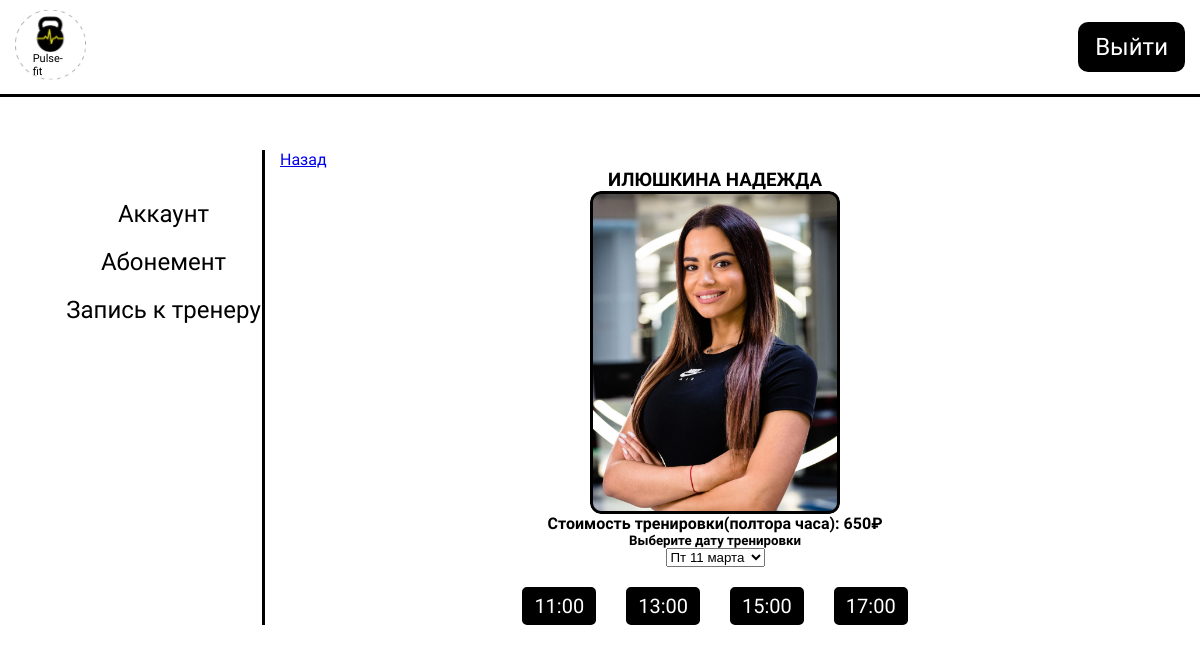
Page /coach.php on the committed database.
### tables this page shows
CREATE TABLE `coaches` (
  `id` int NOT NULL,
  `name` varchar(255) NOT NULL,
  `img` varchar(255) DEFAULT NULL,
  `price` int DEFAULT NULL
);

### helpers/query.php (called while the page is built, shortened)
<?php
function getCoachesQuery($id = null)
{
    return "SELECT * FROM coaches";
}

### coach.php (the view, shortened to what this page needs)
<?php
include './components/db.php';
include './helpers/query.php';
include './components/headerAcc.php';
$dayFromEnglishToRussian = ["Monday" => "Пн", "Tuesday" => "Вт", "Wednesday" => "Ср", "Thursday" => "Чт", "Friday" => "Пт", "Saturday" => "Сб", "Sunday" => "Вс"];
$months_name = [
    'января', 'февраля', 'марта',
    'апреля', 'мая', 'июня',
    'июля', 'августа', 'сентября',
    'октября', 'ноября', 'декабря'
];
$times = ['11:00', '13:00', '15:00', '17:00'];
$coachQuery = mysqli_query($conn, getCoachesQuery($_GET["id"]));
$resultCoaches = mysqli_fetch_assoc($coachQuery);
$dates = [];
$today =  getdate();
for ($i = 1; count($dates) !== 7; $i++) {
    $dateStamp = mktime(0, 0, 0, $today["mon"], $today["mday"] + $i, $today["year"]);
    $date = getdate($dateStamp);
    $date["full_date"] = date('Y-m-d', $dateStamp);
    if ($date["wday"] == 0 || $date["wday"] == 6) continue;
    $dates[$i] = $date;
}
$datesQuery = mysqli_query($conn, getCoachDates($_GET["id"]));
$resultDates = mysqli_fetch_all($datesQuery, MYSQLI_ASSOC);
$timesDisabled = [];
foreach ($resultDates as $key => $value) {
    if (isset($timesDisabled[$value["date"]])) {
        array_push($timesDisabled[$value["date"]], $value["time"]);
        continue;
    }
    $timesDisabled[$value["date"]] = [$value["time"]];
}
?>
<div class="acc__body">
    <div class="container">
        <div class="acc__inner">
            <?php
            include './components/accSidebar.php';
            ?>
            <div class="acc__content">
                <div class="coach__back_link_wrapper">
                    <a href="./coach_list.php">Назад</a>
                    <?php
                    $imgStr = $resultCoaches["img"];
                    $name = $resultCoaches["name"];
                    $price = $resultCoaches["price"];
                    ?>
                    <div class="coaches__item_wrapper">
                        <h3><?php echo $name ?></h3>
                        <img src=<?php echo "./img/coaches/$imgStr" ?> alt='Картинка'>
                        <h4>Стоимость тренировки(полтора часа): <?php echo $price ?>&#8381;</h4>
                        <h5>Выберите дату тренировки</h5>
                        <select class="coach__select_time" placeholder="Выберите дату" def>
                            <?php foreach ($dates as $key => $value) {
                                $valueDate = $value["full_date"];
                                $optionStr = $dayFromEnglishToRussian[$value["weekday"]] . ' ' . $value["mday"] . ' ' . $months_name[$value["mon"] - 1];
                                echo "<option value=\"$valueDate\" >$optionStr</option>";
                            } ?>
                        </select>
                        <div class="coach__times_list">
                            <?php
                            foreach ($dates as $dateKey => $dateValue) {
                                $dataDay = $dateValue["full_date"];
                                if ($dateKey != 1) {
                                    echo "<div class=\"coach_times_item_wrapper coach_times_item_wrapper_hidden\" data-day=\"$dataDay\">";
                                } else echo "<div class=\"coach_times_item_wrapper\" data-day=\"$dataDay\">";
                                if (isset($timesDisabled[$dataDay])) {
                                    foreach ($times as $timeKey => $timeValue) {
                                        $itemClass = array_search($timeValue, $timesDisabled[$dataDay]) === false ? "coach_times_item" : "coach_times_item coach_times_item_disabled";
                                        echo "<div class=\"$itemClass\" data-time=\"$timeValue\">$timeValue</div>";
                                    }
                                } else {
                                    foreach ($times as $timeKey => $timeValue) {
                                        echo "<div class=\"coach_times_item\" data-time=\"$timeValue\">$timeValue</div>";
                                    }
                                }
                                echo "</div>";
                            } ?>
                        </div>
                    </div>
                </div>
            </div>
        </div>
    </div>
</div>

### styles/pages/main.css (style rules this page uses)
* { margin: 0; padding: 0; box-sizing: border-box; }
body { font-family: 'Oswald', sans-serif; font-weight: normal; }
.container { max-width: 1230px; padding: 0 15px; margin: 0 auto; width: 100%; margin-top: 100px; }
.container { max-width: 1330px; margin: 0 auto; width: 100%; padding: 0 15px; }

### styles/pages/account.css (style rules this page uses)
.acc__inner { display: flex; }

### styles/pages/record.css (style rules this page uses)
.coaches__item_wrapper { display: flex; flex-direction: column; align-items: center; justify-content: space-between; }
.coaches__item_wrapper img { max-width: 250px; border-radius: 10px; }

### styles/pages/coach.css (style rules this page uses)
.coach__back_link_wrapper { width: 100%; margin-left: 30px; }
.coach_times_item_wrapper { display: flex; column-gap: 30px; margin-top: 20px; }
.coach_times_item { font-size: 20px; cursor: pointer; display: block; background: black; color: white; padding: 5px 10px; border-radius: 5px; border: 2px solid black; transition: all 0.15s linear; }

### styles/components/accSidebar.css (style rules this page uses)
.acc__content { width: 100%; display: flex; justify-content: center; flex-direction: column; align-items: center; }

### styles/media/index.css (style rules this page uses)
@media (max-width: 1500px) { .container { max-width: 1200px; } }
@media (max-width: 1250px) { .container { max-width: 1100px; } }

### rows in the picture
coaches: name "ИЛЮШКИНА НАДЕЖДА", img (picture), price "650"

### other values in the picture
$timeValue "11:00"
$timeValue "13:00"
$timeValue "15:00"
$timeValue "17:00"
form field value "Пт 11 марта"
